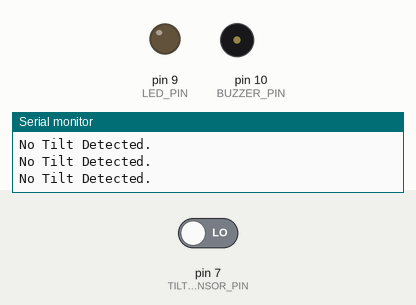
Simulated run of this sketch. Board: Arduino Uno, built with avr-gcc and run on an emulated ATmega328P. On the bench: output pins drawn as LEDs (lit = HIGH), buzzer (waves = sounding, pin HIGH), the last lines printed to the serial monitor. The inputs (shaded band) are chosen by the test bench; at power-on: pin 7 (TILT_SENSOR_PIN) LOW.

Above: at 1.8 s.
1.9 s: pin 7 (TILT_SENSOR_PIN) driven HIGH
At 2.4 s:
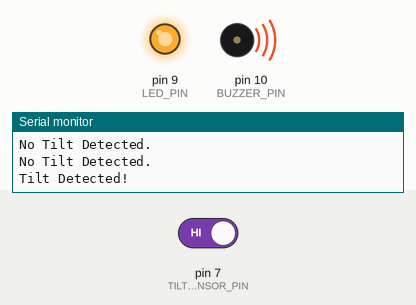
3.5 s: pin 7 (TILT_SENSOR_PIN) driven LOW
At 4.8 s:
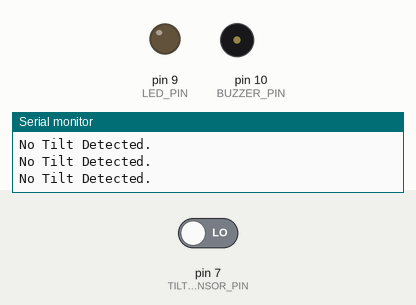
Timing chart, 0 to 6.5 s (numbered marks = the images above; inputs shaded):
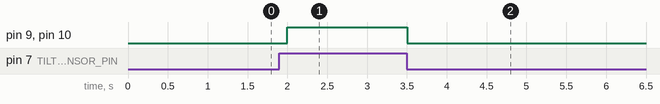

The sketch:

Tilt_Alert_with_Buzzer.ino
```cpp
#define TILT_SENSOR_PIN 7
#define LED_PIN 9
#define BUZZER_PIN 10

void setup() {
    pinMode(TILT_SENSOR_PIN, INPUT);
    pinMode(LED_PIN, OUTPUT);
    pinMode(BUZZER_PIN, OUTPUT);
    Serial.begin(9600);
}

void loop() {
    int sensorState = digitalRead(TILT_SENSOR_PIN);

    if (sensorState == HIGH) {
        Serial.println("Tilt Detected!");
        digitalWrite(LED_PIN, HIGH);
        digitalWrite(BUZZER_PIN, HIGH);
    } else {
        Serial.println("No Tilt Detected.");
        digitalWrite(LED_PIN, LOW);
        digitalWrite(BUZZER_PIN, LOW);
    }

    delay(500);
}
```

Measured:
- after the input at 1.9 s, pin 9 (LED_PIN), pin 10 (BUZZER_PIN): LOW → HIGH after 0.10 s
- after the input at 3.5 s, pin 9 (LED_PIN), pin 10 (BUZZER_PIN): HIGH → LOW at once
